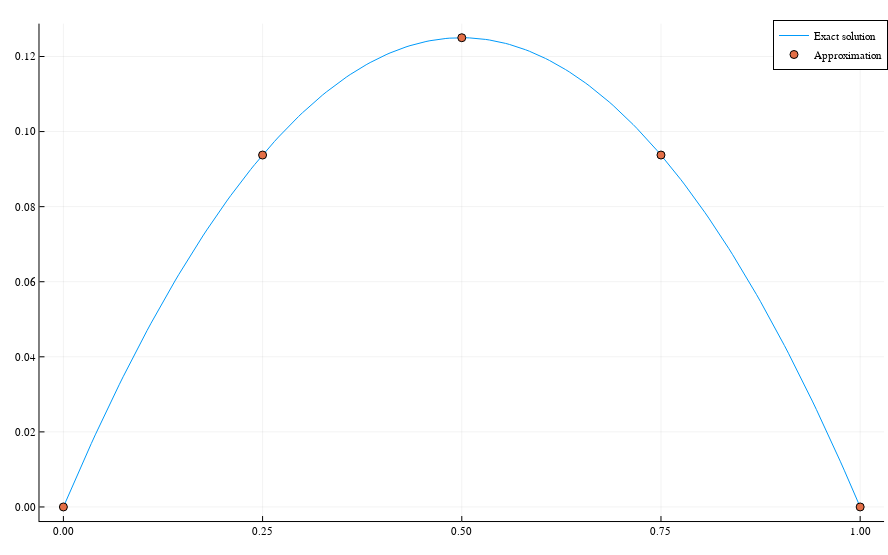

The code cell stored with this chart in its notebook:
### Code cell
exact_solution_1 = x -> (1/2)*x*(1-x)

sol_domain = zeros(201)
for i in 1:201
    sol_domain[i]=(i-1)/200
end

NELEM = 4
result_domain = zeros(NELEM+1)
for i in 1:NELEM+1
    result_domain[i]=(i-1)/NELEM
end

u = finite_elements(NELEM, x->1, ϕ, ϕ_prime)

plotly()
plot(sol_domain, exact_solution_1.(sol_domain), labels="Exact solution")
plot!(result_domain, u, seriestype = :scatter, size = (888, 555), labels="Approximation")

### Figure 1 — Plotly figure (JSON) as saved in the notebook; plotly's stock layout.template omitted (floating-point values rounded to 4 significant figures; data arrays with more than 128 entries replaced by an {"elided": "..."} marker saying what was removed)
{"data": [{"colorbar": {"title": ""}, "legendgroup": "Exact solution", "line": {"color": "rgba(0, 154, 250, 1.000)", "dash": "solid", "shape": "linear", "width": 1}, "mode": "lines", "name": "Exact solution", "showlegend": true, "type": "scatter", "x": {"elided": "201 float values"}, "xaxis": "x", "y": {"elided": "201 float values"}, "yaxis": "y", "zmax": null, "zmin": null}, {"colorbar": {"title": ""}, "legendgroup": "Approximation", "marker": {"color": "rgba(227, 111, 71, 1.000)", "line": {"color": "rgba(0, 0, 0, 1.000)", "width": 1}, "size": 8, "symbol": "circle"}, "mode": "markers", "name": "Approximation", "showlegend": true, "type": "scatter", "x": [0, 0.25, 0.5, 0.75, 1], "xaxis": "x", "y": [0, 0.09375, 0.125, 0.09375, 0], "yaxis": "y", "zmax": null, "zmin": null}], "layout": {"annotations": [], "height": 555, "legend": {"bgcolor": "rgba(255, 255, 255, 1.000)", "bordercolor": "rgba(0, 0, 0, 1.000)", "borderwidth": 1, "font": {"color": "rgba(0, 0, 0, 1.000)", "family": "sans-serif", "size": 11}, "title": {"font": {"color": "rgba(0, 0, 0, 1.000)", "family": "sans-serif", "size": 15}, "text": ""}, "tracegroupgap": 0, "traceorder": "normal", "x": 1, "xanchor": "auto", "y": 1, "yanchor": "auto"}, "margin": {"b": 20, "l": 0, "r": 0, "t": 20}, "paper_bgcolor": "rgba(255, 255, 255, 1.000)", "plot_bgcolor": "rgba(255, 255, 255, 1.000)", "showlegend": true, "width": 888, "xaxis": {"anchor": "y", "domain": [0.04447, 0.9956], "gridcolor": "rgba(0, 0, 0, 0.100)", "gridwidth": 0.5, "linecolor": "rgba(0, 0, 0, 1.000)", "mirror": false, "range": [-0.03, 1.03], "showgrid": true, "showline": true, "showticklabels": true, "tickangle": 0, "tickcolor": "rgb(0, 0, 0)", "tickfont": {"color": "rgba(0, 0, 0, 1.000)", "family": "sans-serif", "size": 11}, "tickmode": "array", "ticks": "inside", "ticktext": ["0.00", "0.25", "0.50", "0.75", "1.00"], "tickvals": [0, 0.25, 0.5, 0.75, 1], "title": "", "titlefont": {"color": "rgba(0, 0, 0, 1.000)", "family": "sans-serif", "size": 15}, "type": "-", "visible": true, "zeroline": false, "zerolinecolor": "rgba(0, 0, 0, 1.000)"}, "yaxis": {"anchor": "x", "domain": [0.02711, 0.9929], "gridcolor": "rgba(0, 0, 0, 0.100)", "gridwidth": 0.5, "linecolor": "rgba(0, 0, 0, 1.000)", "mirror": false, "range": [-0.00375, 0.1288], "showgrid": true, "showline": true, "showticklabels": true, "tickangle": 0, "tickcolor": "rgb(0, 0, 0)", "tickfont": {"color": "rgba(0, 0, 0, 1.000)", "family": "sans-serif", "size": 11}, "tickmode": "array", "ticks": "inside", "ticktext": ["0.00", "0.02", "0.04", "0.06", "0.08", "0.10", "0.12"], "tickvals": [0, 0.02, 0.04, 0.06, 0.08, 0.1, 0.12], "title": "", "titlefont": {"color": "rgba(0, 0, 0, 1.000)", "family": "sans-serif", "size": 15}, "type": "-", "visible": true, "zeroline": false, "zerolinecolor": "rgba(0, 0, 0, 1.000)"}}}
